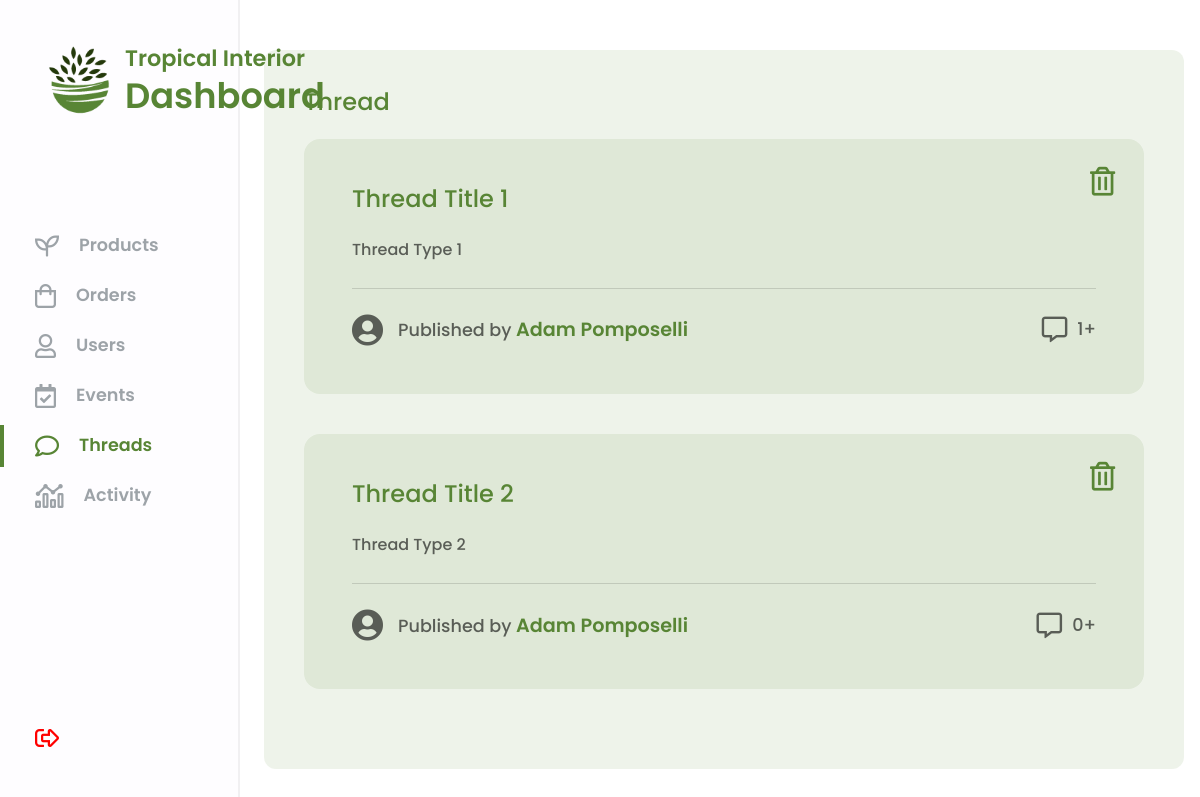
Page /admin-dashboard/dashboard.php?page=thread-panel (signed in) on the committed database.
### tables this page shows
CREATE TABLE thread(
   thread_id INT AUTO_INCREMENT,
   title VARCHAR(50)  NOT NULL,
   type VARCHAR(100)  NOT NULL,
   customer_id INT NOT NULL,
   PRIMARY KEY(thread_id),
   FOREIGN KEY(customer_id) REFERENCES customer(customer_id)
);

CREATE TABLE customer(
   customer_id INT AUTO_INCREMENT,
   firstname VARCHAR(50)  NOT NULL,
   lastname VARCHAR(50)  NOT NULL,
   email VARCHAR(255)  NOT NULL,
   password VARCHAR(64)  NOT NULL,
   vkey VARCHAR(32)  NOT NULL,
   verified TINYINT NOT NULL,
   registration_date DATETIME NOT NULL,
   update_date DATETIME NOT NULL,
   PRIMARY KEY(customer_id)
);

### database/DBController.php (called while the page is built, shortened)
<?php
    class DBController
    {
        protected $host = '127.0.0.1';
        protected $user = 'root';
        protected $pwd = '#Apomposelli1';
        protected $database = 'tropicalinterior';
        public function __construct()
        {
            $this->con = mysqli_connect($this->host, $this->user, $this->pwd, $this->database);
        }
    }
?>

### utilities.php (called while the page is built, shortened)
<?php
    require(__DIR__."/database/DBController.php");
    $db = new DBController();
    require(__DIR__."/database/CustomRequest.php");
    $customRequest = new CustomRequest($db);
    function debug_to_console($data) {
        $output = $data;
    }
?>

### database/CustomRequest.php (called while the page is built, shortened)
<?php
    class CustomRequest
    {
        public $db = null;
        public function __construct(DBController $db)
        {
            $this->db = $db;
        }
        public function getData($query)
        {
            $result = $this->db->con->query($query);
            $resultArray = array();
            while($item = mysqli_fetch_array($result, MYSQLI_ASSOC))
            {
                $resultArray[] = $item;
            }
            return $resultArray;
        }
    }
?>

### admin-dashboard/pages/thread-panel.php (the view, shortened to what this page needs)
<div class="thread_main_container">
    <?php if(!isset($_GET['thread_id'])){?>
        <?php
            $threads = $customRequest->getData(
                "SELECT t.thread_id, t.title, t.type, c.firstname, c.lastname
                FROM thread t
                LEFT JOIN customer c ON c.customer_id = t.customer_id;
                ");
        ?>
        <p class="thread_title">Thread</p>
        <?php foreach($threads as $thread) {?>
            <div class="thread_item_content_container">
                <?php $threadCommentCount = $db->con->query("SELECT COUNT(*) AS count FROM populate WHERE thread_id = {$thread['thread_id']};")->fetch_object()->count; ?>
                <i class="thread_delete_button far fa-trash-alt" data-id="<?php echo $thread['thread_id'] ?>"></i>
                <div class="thread_item" data-id="<?php echo $thread['thread_id'] ?>">
                    <div class="d-flex flex-row title_delete_button_container">
                        <p class="thread_title"><?php echo $thread['title'] ?></p>
                    </div>
                    <p class="thread_description"><?php echo $thread['type'] ?></p>
                    <div class="d-flex flex-row justify-content-between thread_info_container">
                        <div class="d-flex align-items-center flex-row user_container">
                            <i class="user_icon fas fa-user-circle"></i>
                            <p class="thread_publisher">Published by <span class="publisher_name"><?php echo $thread['firstname'] ?> <?php echo $thread['lastname'] ?></span></p>
                        </div>
                        <div class="d-flex flex-row align-items-center comment_amount_container">
                            <i class="comment_icon far fa-comment-alt"></i>
                            <p class="comment_amount"><?php echo $threadCommentCount ?>+</p>
                        </div>
                    </div>
                </div>
            </div>
        <?php } ?>
    <?php } ?>
</div>

### admin-dashboard/dashboard.php (shortened to what this page needs)
<?php require_once('./../utilities.php') ?>
<!DOCTYPE html>
<html>
<head>
    <link href="https://cdn.jsdelivr.net/npm/bootstrap@5.1.3/dist/css/bootstrap.min.css" rel="stylesheet">
    <link rel="stylesheet" href="/website/css/reset.css">
    <link rel="stylesheet" href="/website/css/all.css">
    <link rel="stylesheet" href="/admin-dashboard/css/dashboard.css">
    <link rel="stylesheet" href="/admin-dashboard/css/navbar.css">
    <link rel="stylesheet" href="/admin-dashboard/css/product-panel.css">
    <link rel="stylesheet" href="/admin-dashboard/css/order-panel.css">
    <link rel="stylesheet" href="/admin-dashboard/css/user-panel.css">
    <link rel="stylesheet" href="/admin-dashboard/css/event-panel.css">
    <link rel="stylesheet" href="/admin-dashboard/css/thread-panel.css">
    <link rel="stylesheet" href="/admin-dashboard/css/activity-panel.css">
</head>
<body>
    <div class="dashboard_container">
        <?php include './components/navbar.php'; ?>
        <div class="main_content">
            <?php
                if (isset($_SESSION['adminLoggedInToTropicalInterior.shop']) && $_SESSION['adminLoggedInToTropicalInterior.shop'] == true) {
                    if($_GET['page'] == "product-panel")
                        include('./pages/product-panel.php');
                    else if($_GET['page'] == "order-panel")
                        include('./pages/order-panel.php');
                    else if($_GET['page'] == "user-panel")
                        include('./pages/user-panel.php');
                    else if($_GET['page'] == "event-panel")
                        include('./pages/event-panel.php');
                    else if($_GET['page'] == "thread-panel")
                        include('./pages/thread-panel.php');
                    else if($_GET['page'] == "activity-panel")
                        include('./pages/activity-panel.php');
                }
                else
                {
                    header('Location: ./login.php');
                    exit;
                }
            ?>
        </div>
    </div>
</body>
</html>

### admin-dashboard/components/navbar.php
<div class="navbar-container">
    <div class="navbar_logo_title_container">
        <img class="navbar-logo" width="90px" height="90px" src="/website/graphics/img/logo.png" alt="logo">
        <div class="navbar_title_container">
            <p class="navbar_title_name">Tropical Interior</p>
            <p class="navbar_subtitle">Dashboard</p>
        </div>
    </div>
    <div class="navbar_item_container">
        <?php
            function isNavbarButtonSelected($getName)
            {
                echo $_GET['page'] == $getName ? "selected" : "";
            }
        ?>
        <a href="/admin-dashboard/dashboard.php?page=product-panel">
            <div class="navbar_item <?php isNavbarButtonSelected("product-panel"); ?>">
                <i class="navbar_item_image far fa-seedling"></i>
                <h2 class="navbar_item_title selected">Products</h2>
            </div>
        </a>
        <a href="/admin-dashboard/dashboard.php?page=order-panel">
            <div class="navbar_item <?php isNavbarButtonSelected("order-panel"); ?>">
                <i class="navbar_item_image far fa-shopping-bag"></i>
                <h2 class="navbar_item_title">Orders</h2>
            </div>
        </a>
        <a href="/admin-dashboard/dashboard.php?page=user-panel">
            <div class="navbar_item <?php isNavbarButtonSelected("user-panel"); ?>">
                <i class="navbar_item_image far fa-user"></i>
                <h2 class="navbar_item_title">Users</h2>
            </div>
        </a>
        <a href="/admin-dashboard/dashboard.php?page=event-panel">
            <div class="navbar_item <?php isNavbarButtonSelected("event-panel"); ?>">
                <i class="navbar_item_image far fa-calendar-check"></i>
                <h2 class="navbar_item_title">Events</h2>
            </div>
        </a>
        <a href="/admin-dashboard/dashboard.php?page=thread-panel">
            <div class="navbar_item <?php isNavbarButtonSelected("thread-panel"); ?>">
                <i class="navbar_item_image far fa-comment"></i>
                <h2 class="navbar_item_title">Threads</h2>
            </div>
        </a>
        <a href="/admin-dashboard/dashboard.php?page=activity-panel&type=list">
            <div class="navbar_item <?php isNavbarButtonSelected("activity-panel"); ?>">
                <i class="navbar_item_image far fa-analytics"></i>
                <h2 class="navbar_item_title">Activity</h2>
            </div>
        </a>
    </div>
    <a class="exit_button" href="/admin-dashboard/login.php?session=logout">
        <i class="exit_icon far fa-sign-out-alt"></i>
    </a>
</div>

### admin-dashboard/css/dashboard.css (style rules this page uses)
.main_content { margin-left: 22vw; padding: 50px 0px 50px 0px; display: flex; justify-content: center; align-items: center; position: absolute; }

### admin-dashboard/css/navbar.css (style rules this page uses)
.navbar-container { display: flex; flex-direction: column; position: fixed; top: 0px; height: 100vh; width: 20vw; border-right: 2px solid rgba(0, 0, 0, 0.05); background-color: #fefdff; }
.navbar_logo_title_container { display: flex; align-items: center; margin: 35px 0px 100px 35px; }
.navbar_title_container { display: flex; flex-direction: column; justify-content: space-around; height: 100%; }
.navbar_title_name { font-size: 1.4rem; font-weight: 600; color: #588535; margin-top: 0.5rem; }
.navbar_subtitle { font-size: 2.2rem; font-weight: 600; color: #588535; margin-bottom: 0.5rem; }
.navbar_item { height: 42px; margin-bottom: 8px; display: flex; align-items: center; padding-left: 35px; }
.navbar_item.selected { padding-left: 31px; border-left: 4px solid #588535; }
.navbar_item_image { margin-right: 20px; font-size: 1.5rem; color: #9da3a8; }
.navbar_item_title { font-size: 1.1rem; font-weight: 600; color: #9da3a8; }
.navbar_item.selected > .navbar_item_image, .navbar_item.selected > .navbar_item_title { color: #588535; }
.exit_button { margin-top: auto; margin-bottom: 50px; }
.exit_icon { font-size: 1.5rem; margin-left: 35px; color: #ff0000; }

### admin-dashboard/css/thread-panel.css (style rules this page uses)
.thread_main_container { display: flex; flex-direction: column; justify-content: center; background-color: rgba(88, 133, 53, 0.1); padding: 40px; border-radius: 12px; }
.thread_item_content_container { position: relative; }
.thread_item { width: 70vw; border-radius: 16px; background-color: #dfe8d7; padding: 3em; margin-bottom: 40px; }
.thread_title { width: 100%; font-size: 1.5rem; margin-bottom: 25px; font-weight: 500; color: #588535; }
.thread_description { width: 100%; font-size: 1rem; font-weight: 500; line-height: 1.7rem; color: #00000099; padding-bottom: 25px; border-bottom: 1.5px solid #00000022; margin-bottom: 25px; }
.thread_publisher { color: #00000099; font-size: 1.1rem; font-weight: 500; }
.publisher_name { font-weight: 600; font-size: 1.2rem; color: #588535; }
.user_icon { font-size: 2rem; margin-right: 15px; color: #00000099; }
.comment_icon { color: #00000099; font-size: 1.6rem; }
.comment_amount { font-weight: 500; font-size: 1.1rem; color: #00000099; margin-left: 10px; }
.thread_delete_button { font-size: 1.8rem; color: #588535; transition: 0.3s; position: absolute; right: 0; top: 0; margin: 1em 1em 0em 0em; z-index: 4; }

### rows in the picture
thread: title "Thread Title 1", type "Thread Type 1", customer.firstname "Adam", customer.lastname "Pomposelli", thread_id "1"
thread: title "Thread Title 2", type "Thread Type 2", customer.firstname "Adam", customer.lastname "Pomposelli", threadCommentCount "0"
